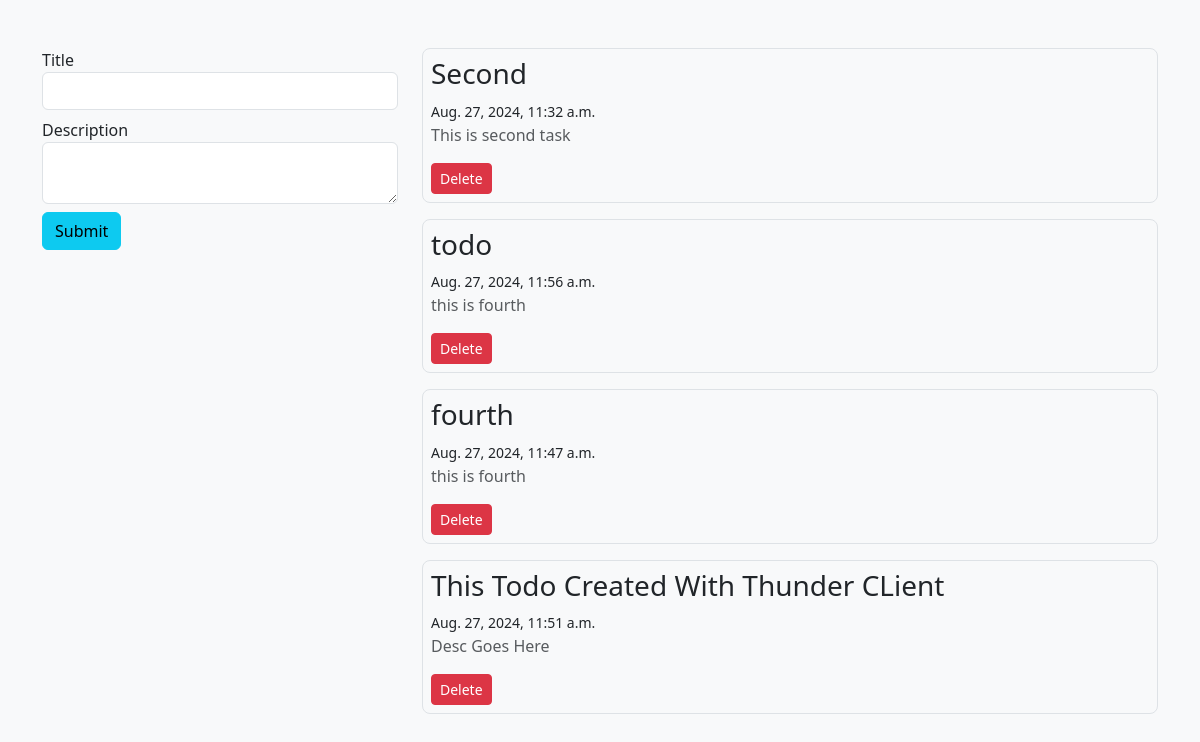
The page / on the database its author committed.
### todolist/models.py (models this page shows, shortened)
class Todo(models.Model):
    id = models.AutoField(primary_key=True)
    title = models.CharField(max_length=255)
    description = models.TextField()
    created_at = models.DateTimeField(auto_now=True)

### todolist/views.py (the view)
# urls.py: 2. Add a URL to urlpatterns:  path('', views.home, name='home')
@csrf_exempt
def home(request):
    if request.method == 'POST':
        my_title = request.POST.get('title')
        my_desc = request.POST.get('desc')
        todo = Todo.objects.create(title=my_title, description=my_desc)
        todo.save()
        redirect('/')
    todos = Todo.objects.all()
    return render(request, 'index.html', {'todos':todos})

### template/index.html
{% extends './base.html' %}
{% block content %}
       <div class="container py-5">
              <div class="row">
                     <div class="col-md-4">
                            {% include 'form.html' %}
                     </div>
                     <div class="col-md-8 d-flex flex-column gap-3">
                            {% for todo in todos %}
                                   <div class="w-100 border rounded-3 p-2">
                                          <h3>{{todo.title}}</h3>
                                          <small>{{todo.created_at}}</small>
                                          <p class="text-muted">
                                                 {{todo.description}}
                                          </p>
                                          <a href="/delete/{{todo.id}}" class="btn btn-sm btn-danger">Delete</a>
                                   </div>
                            {% endfor %}
                     </div>
              </div>
       </div>
{% endblock content %}

### template/base.html (shortened to what this page needs)
<!doctype html>
<html lang="en">
    {% load static%}
  <head>
    <link href="https://cdn.jsdelivr.net/npm/bootstrap@5.3.3/dist/css/bootstrap.min.css" rel="stylesheet">
    <link rel="stylesheet" href="/static/style.css">
  </head>
  <body class="bg-light">
    {% block content %}
    {% endblock content %}
  </body>
</html>

### template/form.html (shortened to what this page needs)
<form action="" method="post">
  <div class="mb-2">
    <label for="">Title</label>
    <input type="text" name="title" class="form-control" />
  </div>
  <div class="mb-2">
    <label for="">Description</label>
    <textarea name="desc" class="form-control" id=""></textarea>
  </div>
  <input type="submit" class="btn btn-info" name="" id="" />
</form>

### static/style.css (style rules this page uses)
body { background-color: bisque; }

### rows shown on the page
Todo: title "Second", created_at "Aug. 27, 2024, 11:32 a.m.", description "This is second task"
Todo: title "todo", created_at "Aug. 27, 2024, 11:56 a.m.", description "this is fourth"
Todo: title "fourth", created_at "Aug. 27, 2024, 11:47 a.m.", description "this is fourth"
Todo: title "This Todo Created With Thunder CLient", created_at "Aug. 27, 2024, 11:51 a.m.", description "Desc Goes Here"
